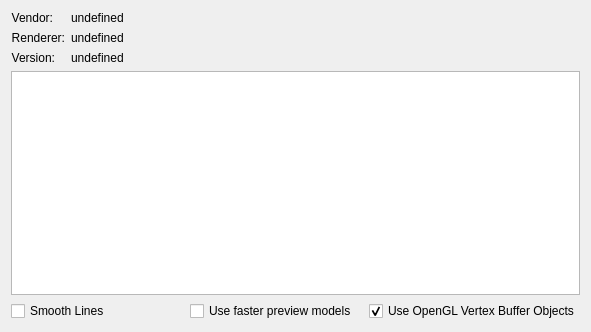
<?xml version="1.0" encoding="UTF-8"?>
<ui version="4.0">
 <class>OpenGLSettings</class>
 <widget class="QDialog" name="OpenGLSettings">
  <property name="geometry">
   <rect>
    <x>0</x>
    <y>0</y>
    <width>591</width>
    <height>332</height>
   </rect>
  </property>
  <property name="windowTitle">
   <string>Form</string>
  </property>
  <layout class="QVBoxLayout" name="verticalLayout_2">
   <item>
    <layout class="QFormLayout" name="formLayout">
     <item row="0" column="0">
      <widget class="QLabel" name="textLabel1">
       <property name="sizePolicy">
        <sizepolicy hsizetype="Fixed" vsizetype="Preferred">
         <horstretch>0</horstretch>
         <verstretch>0</verstretch>
        </sizepolicy>
       </property>
       <property name="text">
        <string>Vendor:</string>
       </property>
       <property name="alignment">
        <set>Qt::AlignRight|Qt::AlignTrailing|Qt::AlignVCenter</set>
       </property>
      </widget>
     </item>
     <item row="0" column="1">
      <widget class="QLabel" name="vendor_label">
       <property name="text">
        <string>undefined</string>
       </property>
       <property name="alignment">
        <set>Qt::AlignLeading|Qt::AlignLeft|Qt::AlignVCenter</set>
       </property>
      </widget>
     </item>
     <item row="1" column="0">
      <widget class="QLabel" name="textLabel1_2_3">
       <property name="sizePolicy">
        <sizepolicy hsizetype="Fixed" vsizetype="Preferred">
         <horstretch>0</horstretch>
         <verstretch>0</verstretch>
        </sizepolicy>
       </property>
       <property name="text">
        <string>Renderer:</string>
       </property>
       <property name="alignment">
        <set>Qt::AlignRight|Qt::AlignTrailing|Qt::AlignVCenter</set>
       </property>
      </widget>
     </item>
     <item row="1" column="1">
      <widget class="QLabel" name="renderer_label">
       <property name="text">
        <string>undefined</string>
       </property>
       <property name="alignment">
        <set>Qt::AlignLeading|Qt::AlignLeft|Qt::AlignVCenter</set>
       </property>
      </widget>
     </item>
     <item row="2" column="0">
      <widget class="QLabel" name="textLabel1_2">
       <property name="sizePolicy">
        <sizepolicy hsizetype="Fixed" vsizetype="Preferred">
         <horstretch>0</horstretch>
         <verstretch>0</verstretch>
        </sizepolicy>
       </property>
       <property name="text">
        <string>Version:</string>
       </property>
       <property name="alignment">
        <set>Qt::AlignRight|Qt::AlignTrailing|Qt::AlignVCenter</set>
       </property>
      </widget>
     </item>
     <item row="2" column="1">
      <widget class="QLabel" name="version_label">
       <property name="text">
        <string>undefined</string>
       </property>
       <property name="alignment">
        <set>Qt::AlignLeading|Qt::AlignLeft|Qt::AlignVCenter</set>
       </property>
      </widget>
     </item>
    </layout>
   </item>
   <item>
    <widget class="QListWidget" name="extensions_list">
     <property name="toolTip">
      <string>Extensions supported by your graphics card</string>
     </property>
    </widget>
   </item>
   <item>
    <layout class="QHBoxLayout" name="horizontalLayout_5">
     <item>
      <widget class="QCheckBox" name="smooth_lines_">
       <property name="toolTip">
        <string>Should simple lines be smoothed by OpenGL? Enabling this options can lead to cluttered wireframe and line representations.</string>
       </property>
       <property name="text">
        <string>Smooth Lines</string>
       </property>
      </widget>
     </item>
     <item>
      <widget class="QCheckBox" name="use_preview">
       <property name="toolTip">
        <string>Show the lightsources in the 3D view for easier positioning.</string>
       </property>
       <property name="text">
        <string>Use faster preview models</string>
       </property>
       <property name="checked">
        <bool>false</bool>
       </property>
      </widget>
     </item>
     <item>
      <widget class="QCheckBox" name="use_vertex_buffers">
       <property name="toolTip">
        <string>Select to use OpenGL vertex buffer. Results in greater performance.</string>
       </property>
       <property name="text">
        <string>Use OpenGL Vertex Buffer Objects</string>
       </property>
       <property name="checked">
        <bool>true</bool>
       </property>
      </widget>
     </item>
    </layout>
   </item>
  </layout>
 </widget>
 <resources/>
 <connections/>
</ui>
